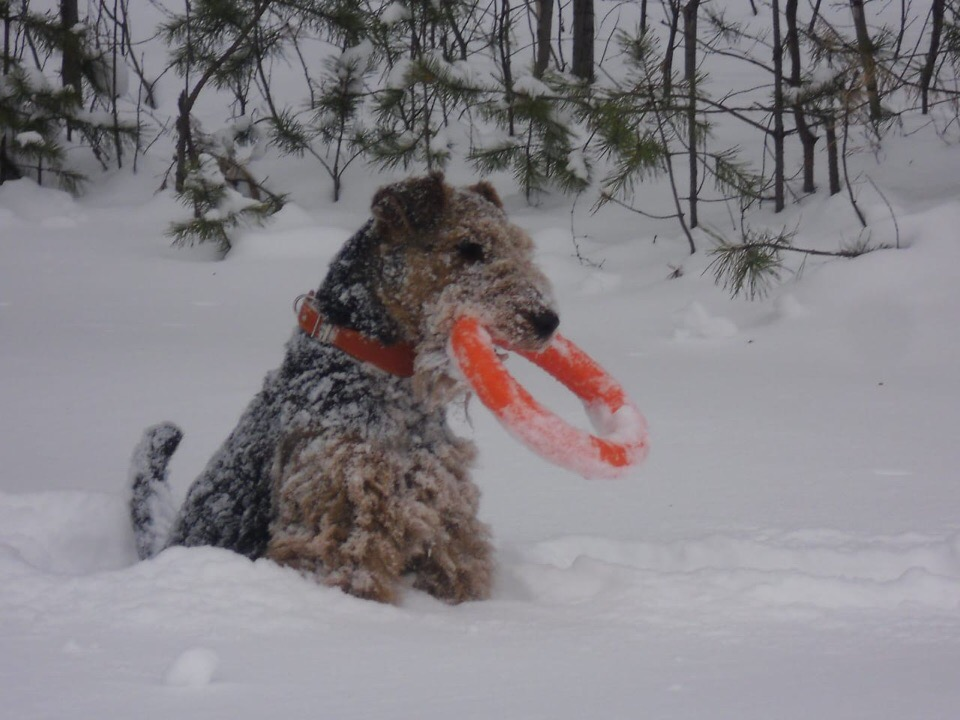
#> input picture img.jpg, 960 x 720 px
$ jupyter execute filters.ipynb   (shell and % lines are left out)
#> lines starting #> are read from the running program, lines starting #| are printed output that depends on the picture
#### Фильтры

[cell 1]
import numpy as np
from skimage.io import imread, imshow
from skimage.color import rgb2gray, rgb2yuv, yuv2rgb
from skimage import filters, img_as_ubyte
import matplotlib.pyplot as plt
from scipy.signal import convolve2d
from skimage import data

[cell 2]
img = imread('img.jpg')
#> img is the input picture: shape (720, 960, 3); mean R, G, B 132.3, 129.1, 134
imshow(img);

[cell 3]
# в оттенки ссерого
img_gray = rgb2gray(img)

#### Выделение границ
Одним из простейших в применении является фильтр, предназначенный для выделения наисходном изображении резких скачков яркости (**выделения границ, edge detection**). Данный фильтр использует свертку с ядром размером 3x3 к яркости изображения. Здесь используются следующие матрицы в качестве ядра свертки:

[cell 4]
kernel_D_x = np.array([[0, 0, 0],
                       [-1, 0, 1],
                       [0, 0, 0]])

kernel_D_y = np.array([[0, 1, 0],
                       [0, 0, 0],
                       [0, -1, 0]])

Применение к исходному изображению фильтра $D_x$ и вывод результата преобразования.

[cell 5]
img_out_D_x = convolve2d(img_gray, kernel_D_x, mode = "valid")
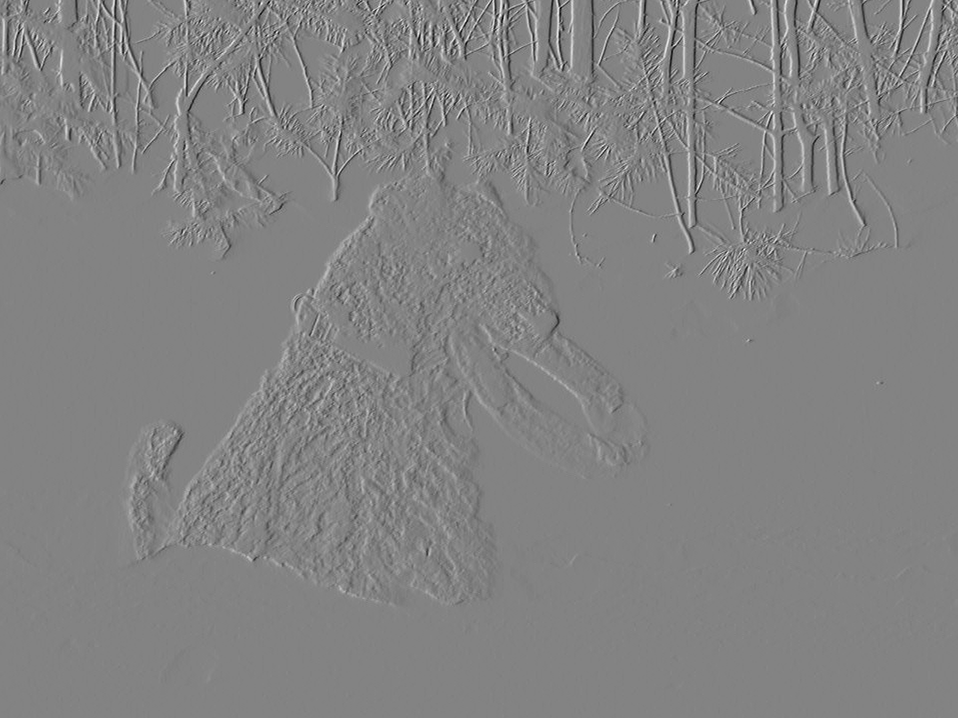
#> img_out_D_x: shape (718, 958) float64; min -0.545, max 0.515, mean -0.000112; drawn with min black and max white
imshow(img_out_D_x, cmap=plt.cm.gray);

Применение к исходному изображению фильтра $D_y$ и вывод результата преобразования.

[cell 6]
img_out_D_y = convolve2d(img_gray, kernel_D_y, mode = "valid")
imshow(img_out_D_y, cmap=plt.cm.gray);

#### Фильтр Превитта
Более сложный. Использует ядра свертки:

[cell 7]
kernel_P_x = np.array([[-1, 0, 1],
                       [-1, 0, 1],
                       [-1, 0, 1]])

kernel_P_y = np.array([[-1, -1, -1],
                       [0, 0, 0],
                       [1, 1, 1]])

Применение к исходному изображению фильтра $P_x$ и вывод результата преобразования.

[cell 8]
img_out_P_x = convolve2d(img_gray, kernel_P_x, mode = "valid")
imshow(img_out_P_x, cmap=plt.cm.gray);

Применение к исходному изображению фильтра $P_y$ и вывод результата преобразования.

[cell 9]
img_out_P_y = convolve2d(img_gray, kernel_P_y, mode = "valid")
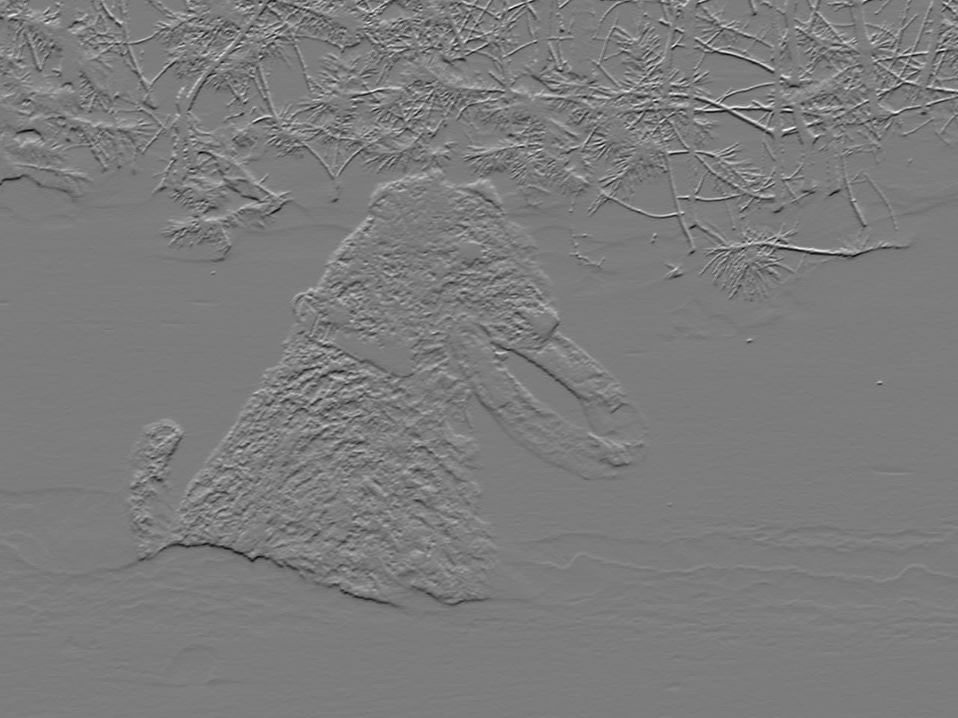
#> img_out_P_y: shape (718, 958) float64; min -1.09, max 1.14, mean -0.00211; drawn with min black and max white
imshow(img_out_P_y, cmap=plt.cm.gray);

####  Фильтр Собеля
Использует ядра свертки:

[cell 10]
kernel_S_x = np.array([[-1, 0, 1],
                       [-2, 0, 2],
                       [-1, 0, 1]])

kernel_S_y = np.array([[-1, -2, -1],
                       [0, 0, 0],
                       [1, 2, 1]])

Применение к исходному изображению фильтра $S_x$ и вывод результата преобразования.

[cell 11]
img_out_S_x = convolve2d(img_gray, kernel_S_x, mode = "valid")
imshow(img_out_S_x, cmap=plt.cm.gray);

Применение к исходному изображению фильтра $S_y$ и вывод результата преобразования.

[cell 12]
img_out_S_y = convolve2d(img_gray, kernel_S_y, mode = "valid")
imshow(img_out_S_y, cmap=plt.cm.gray);

####  Применение лапласиана

[cell 13]
kernel_L_1 = np.array([[0, 1, 0],
                       [1, -4, 1],
                       [0, 1, 0]])

kernel_L_2 = np.array([[1, 1, 1],
                       [1, -8, 1],
                       [1, 1, 1]])

Применение к исходному изображению фильтра $L_1$ и вывод результата преобразования.

[cell 14]
img_out_L_1 = convolve2d(img_gray, kernel_L_1, mode = "valid")
imshow(img_out_L_1, cmap=plt.cm.gray);

Применение к исходному изображению фильтра $L_2$ и вывод результата преобразования.

[cell 15]
img_out_L_2 = convolve2d(img_gray, kernel_L_2, mode = "valid")
imshow(img_out_L_2, cmap=plt.cm.gray);

#### Фильтр тиснения
Фильтр тиснения использует ядро:

[cell 16]
kernel_E_1 = np.array([[-2, 0, 0],
                       [0, 1, 0],
                       [0, 0, 2]])

kernel_E_2 = np.array([[-2, -1, 0],
                       [-1, 1, 1],
                       [0, 1, 2]])

Применение к исходному изображению фильтра $E_1$ и вывод результата преобразования.

[cell 17]
img_out_E_1 = convolve2d(img_gray, kernel_E_1, mode = "valid")
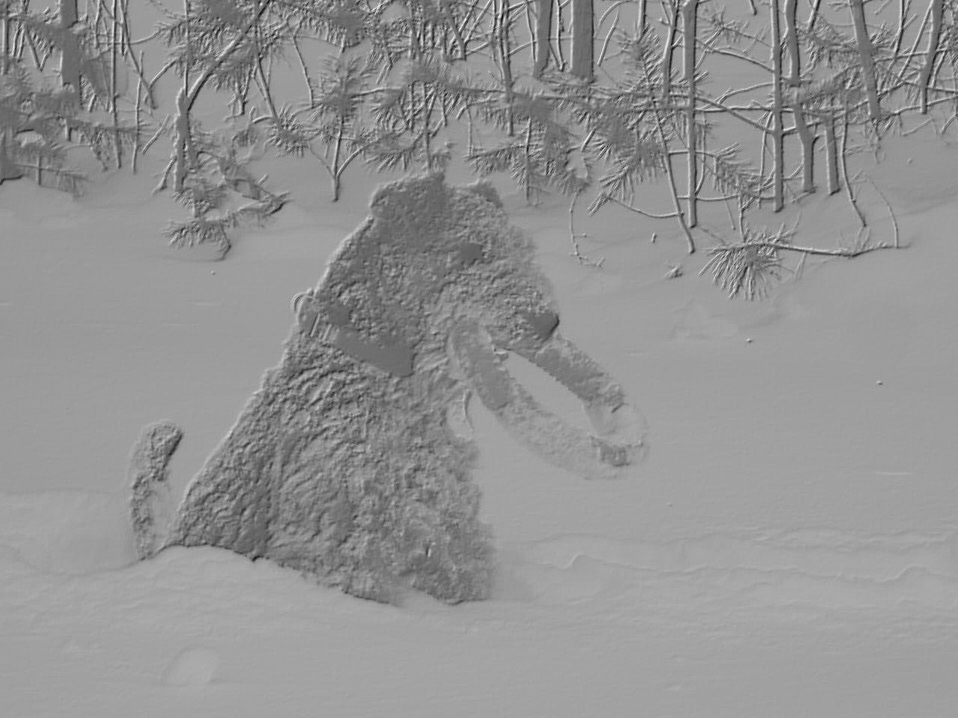
#> img_out_E_1: shape (718, 958) float64; min -0.864, max 1.52, mean 0.509; drawn with min black and max white
imshow(img_out_E_1, cmap=plt.cm.gray);

Применение к исходному изображению фильтра $E_2$ и вывод результата преобразования.

[cell 18]
img_out_E_2 = convolve2d(img_gray, kernel_E_2, mode = "valid")
imshow(img_out_E_2, cmap=plt.cm.gray);

#### Фильтр повышения контрастности
Один из довольно простых фильтров, применяемых не к яркости изображения, а по отдельности к каждому из цветовых каналов, — фильтр повышения контрастности. Он использует ядро:

[cell 19]
kernel_contract = np.array([[-1, -1, -1],
                            [-1, 9, -1],
                            [-1, -1, -1]])

[cell 20]
img_out = rgb2yuv(img)
#> img_out: shape (720, 960, 3) float64; mean of channels 0, 1, 2 0.512, 0.00654, 0.00584

Y = convolve2d(img_out[:, :, 0], kernel_contract, mode="same")
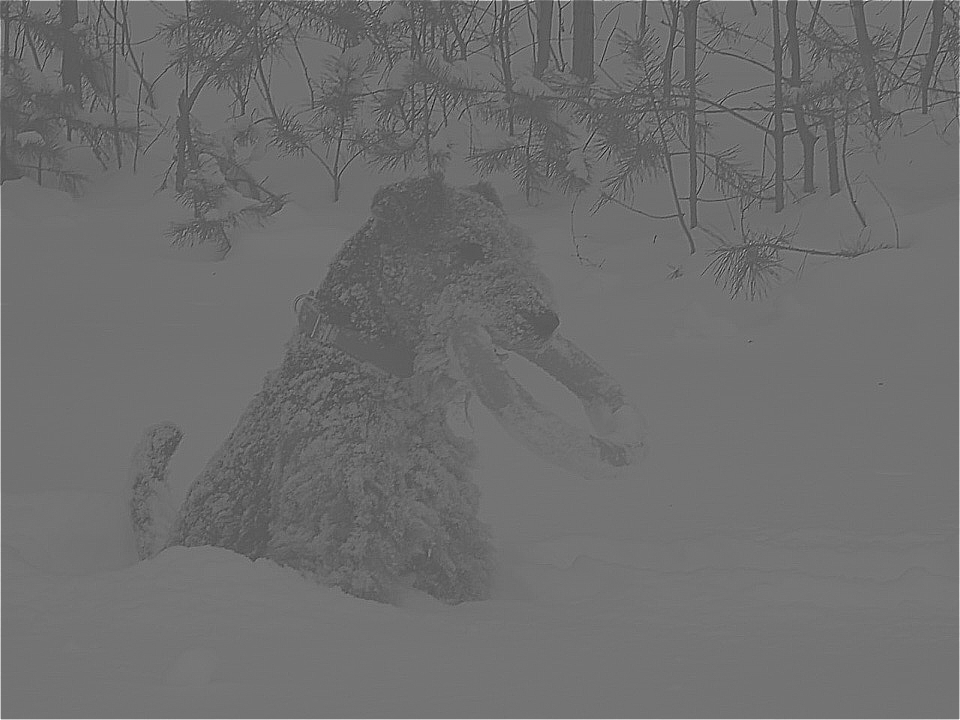
#> Y: shape (720, 960) float64; min -1.98, max 3.79, mean 0.52; drawn with min black and max white
U = convolve2d(img_out[:, :, 1], kernel_contract, mode="same")
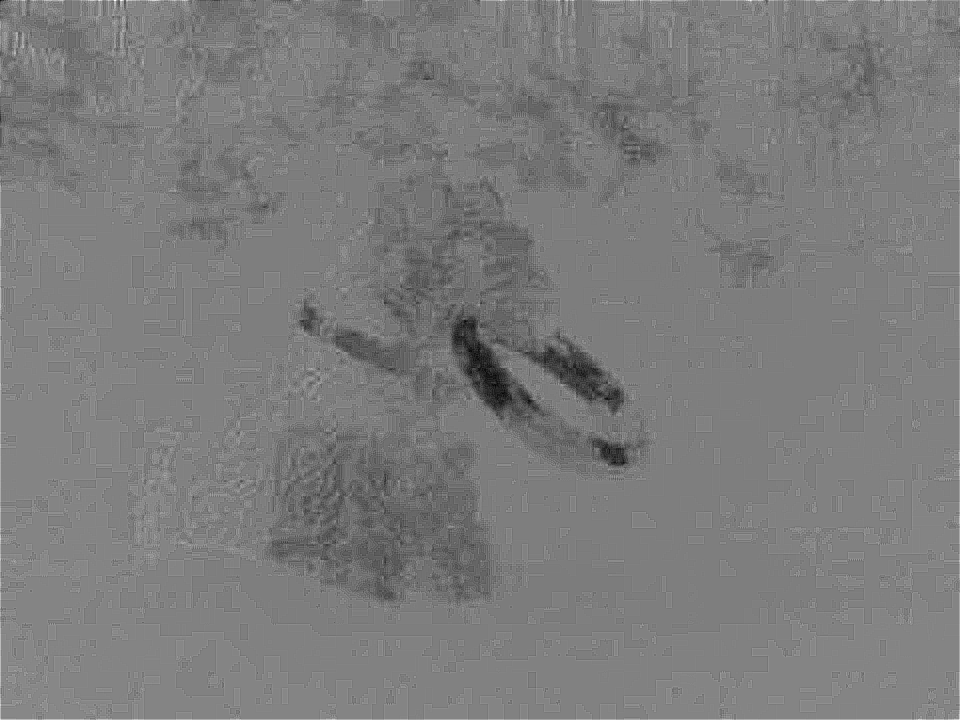
#> U: shape (720, 960) float64; min -0.156, max 0.178, mean 0.00674; drawn with min black and max white
V = convolve2d(img_out[:, :, 2], kernel_contract, mode="same")
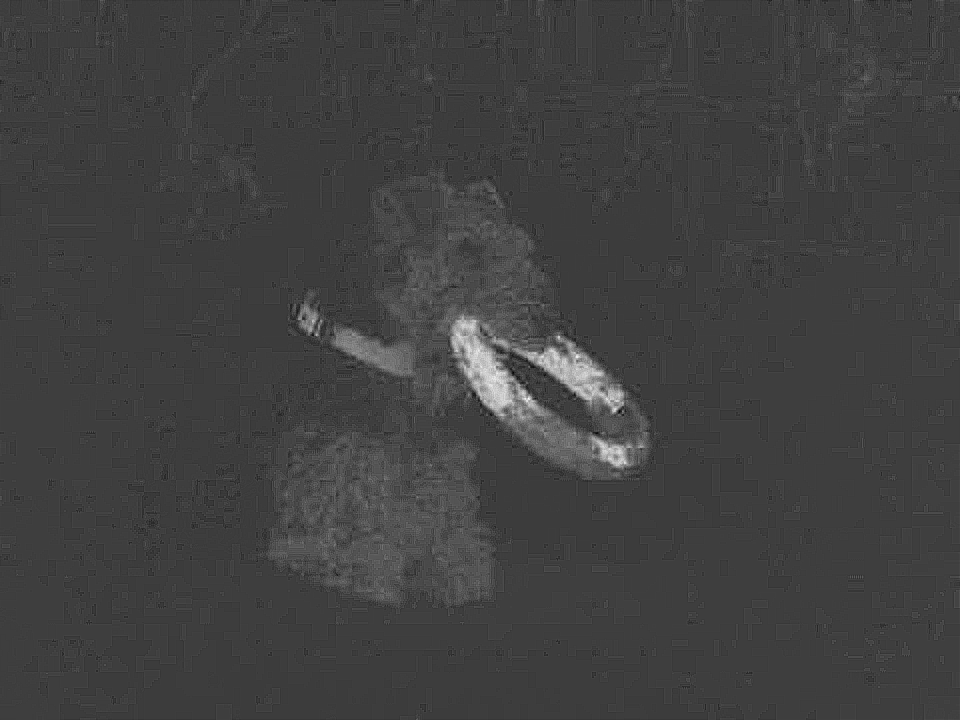
#> V: shape (720, 960) float64; min -0.137, max 0.422, mean 0.00583; drawn with min black and max white

img_out_contrast = np.dstack((Y, U, V))
#> img_out_contrast: shape (720, 960, 3) float64; mean of channels 0, 1, 2 0.52, 0.00674, 0.00583
img_out_contrast = yuv2rgb(img_out_contrast)
#> img_out_contrast: shape (720, 960, 3) float64; mean of channels 0, 1, 2 0.527, 0.514, 0.534
img_out_contrast = np.clip(img_out_contrast, 0, 1)
#> img_out_contrast: shape (720, 960, 3) float64; mean of channels 0, 1, 2 0.527, 0.514, 0.533

imshow(img_out_contrast);
